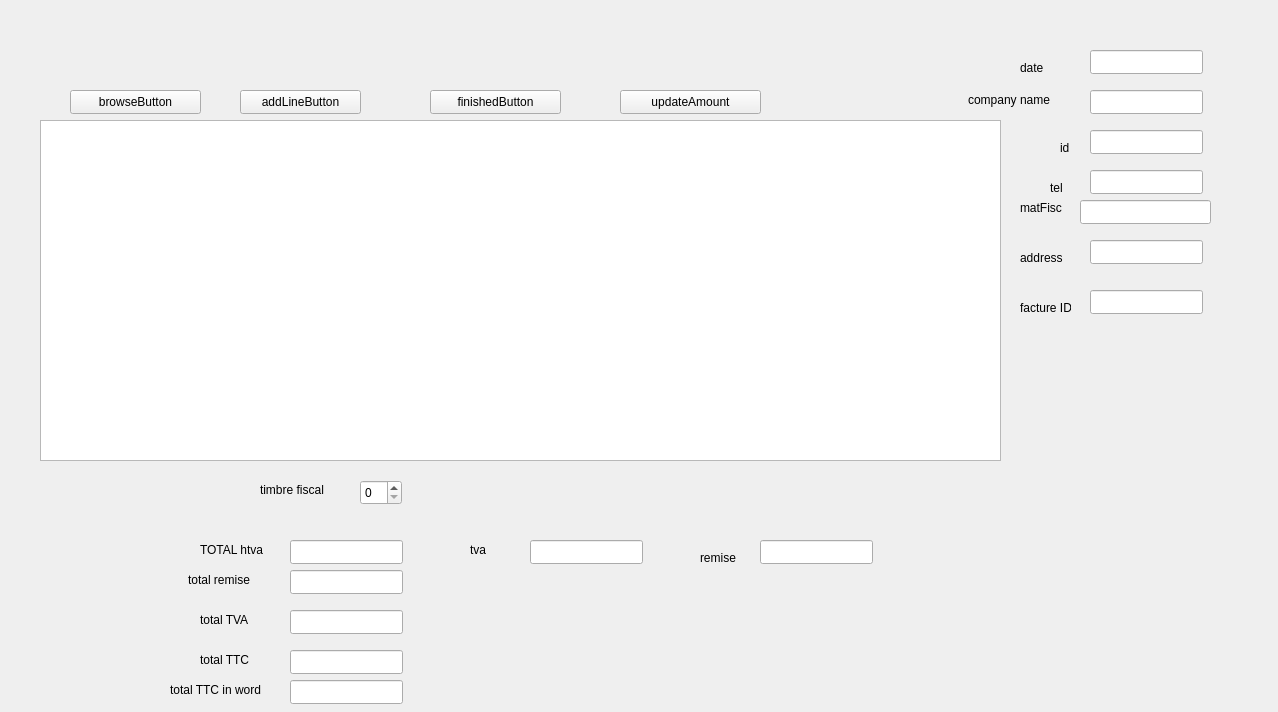
<?xml version="1.0" encoding="UTF-8"?>
<ui version="4.0">
 <class>Facture</class>
 <widget class="QWidget" name="Facture">
  <property name="geometry">
   <rect>
    <x>0</x>
    <y>0</y>
    <width>1278</width>
    <height>712</height>
   </rect>
  </property>
  <property name="windowTitle">
   <string>Form</string>
  </property>
  <widget class="QTableWidget" name="secondTable">
   <property name="geometry">
    <rect>
     <x>40</x>
     <y>120</y>
     <width>961</width>
     <height>341</height>
    </rect>
   </property>
  </widget>
  <widget class="QLineEdit" name="dateLabel">
   <property name="geometry">
    <rect>
     <x>1090</x>
     <y>50</y>
     <width>113</width>
     <height>24</height>
    </rect>
   </property>
  </widget>
  <widget class="QLabel" name="label">
   <property name="geometry">
    <rect>
     <x>1020</x>
     <y>60</y>
     <width>49</width>
     <height>16</height>
    </rect>
   </property>
   <property name="text">
    <string>date</string>
   </property>
  </widget>
  <widget class="QLineEdit" name="companyNameLabel">
   <property name="geometry">
    <rect>
     <x>1090</x>
     <y>90</y>
     <width>113</width>
     <height>24</height>
    </rect>
   </property>
  </widget>
  <widget class="QLineEdit" name="companyIdLabel">
   <property name="geometry">
    <rect>
     <x>1090</x>
     <y>130</y>
     <width>113</width>
     <height>24</height>
    </rect>
   </property>
  </widget>
  <widget class="QLineEdit" name="telBox">
   <property name="geometry">
    <rect>
     <x>1090</x>
     <y>170</y>
     <width>113</width>
     <height>24</height>
    </rect>
   </property>
  </widget>
  <widget class="QLineEdit" name="MatFiscspinBox">
   <property name="geometry">
    <rect>
     <x>1080</x>
     <y>200</y>
     <width>131</width>
     <height>24</height>
    </rect>
   </property>
  </widget>
  <widget class="QLineEdit" name="addressSpinBox">
   <property name="geometry">
    <rect>
     <x>1090</x>
     <y>240</y>
     <width>113</width>
     <height>24</height>
    </rect>
   </property>
  </widget>
  <widget class="QLineEdit" name="factureIdLabel">
   <property name="geometry">
    <rect>
     <x>1090</x>
     <y>290</y>
     <width>113</width>
     <height>24</height>
    </rect>
   </property>
  </widget>
  <widget class="QLineEdit" name="totalHTVALineEdit">
   <property name="geometry">
    <rect>
     <x>290</x>
     <y>540</y>
     <width>113</width>
     <height>24</height>
    </rect>
   </property>
  </widget>
  <widget class="QLineEdit" name="totalRemiseLineEdit">
   <property name="geometry">
    <rect>
     <x>290</x>
     <y>570</y>
     <width>113</width>
     <height>24</height>
    </rect>
   </property>
  </widget>
  <widget class="QLineEdit" name="totalTVALineEdit">
   <property name="geometry">
    <rect>
     <x>290</x>
     <y>610</y>
     <width>113</width>
     <height>24</height>
    </rect>
   </property>
  </widget>
  <widget class="QLineEdit" name="totalTTCLineEdit">
   <property name="geometry">
    <rect>
     <x>290</x>
     <y>650</y>
     <width>113</width>
     <height>24</height>
    </rect>
   </property>
  </widget>
  <widget class="QLineEdit" name="totalTTCInWordsLabel">
   <property name="geometry">
    <rect>
     <x>290</x>
     <y>680</y>
     <width>113</width>
     <height>24</height>
    </rect>
   </property>
  </widget>
  <widget class="QPushButton" name="addLineButton">
   <property name="geometry">
    <rect>
     <x>240</x>
     <y>90</y>
     <width>121</width>
     <height>24</height>
    </rect>
   </property>
   <property name="text">
    <string>addLineButton</string>
   </property>
  </widget>
  <widget class="QPushButton" name="finishedButton">
   <property name="geometry">
    <rect>
     <x>430</x>
     <y>90</y>
     <width>131</width>
     <height>24</height>
    </rect>
   </property>
   <property name="text">
    <string>finishedButton</string>
   </property>
  </widget>
  <widget class="QSpinBox" name="timbreFiscalSpinBox">
   <property name="geometry">
    <rect>
     <x>360</x>
     <y>480</y>
     <width>42</width>
     <height>25</height>
    </rect>
   </property>
  </widget>
  <widget class="QPushButton" name="update">
   <property name="geometry">
    <rect>
     <x>620</x>
     <y>90</y>
     <width>141</width>
     <height>24</height>
    </rect>
   </property>
   <property name="text">
    <string>updateAmount</string>
   </property>
  </widget>
  <widget class="QLineEdit" name="tvaSpinBox">
   <property name="geometry">
    <rect>
     <x>530</x>
     <y>540</y>
     <width>113</width>
     <height>24</height>
    </rect>
   </property>
  </widget>
  <widget class="QLineEdit" name="remiseSpinBox">
   <property name="geometry">
    <rect>
     <x>760</x>
     <y>540</y>
     <width>113</width>
     <height>24</height>
    </rect>
   </property>
  </widget>
  <widget class="QLabel" name="label_2">
   <property name="geometry">
    <rect>
     <x>260</x>
     <y>480</y>
     <width>81</width>
     <height>20</height>
    </rect>
   </property>
   <property name="text">
    <string>timbre fiscal</string>
   </property>
  </widget>
  <widget class="QLabel" name="label_3">
   <property name="geometry">
    <rect>
     <x>470</x>
     <y>540</y>
     <width>61</width>
     <height>20</height>
    </rect>
   </property>
   <property name="text">
    <string>tva</string>
   </property>
  </widget>
  <widget class="QLabel" name="label_4">
   <property name="geometry">
    <rect>
     <x>700</x>
     <y>550</y>
     <width>49</width>
     <height>16</height>
    </rect>
   </property>
   <property name="text">
    <string>remise</string>
   </property>
  </widget>
  <widget class="QLabel" name="label_5">
   <property name="geometry">
    <rect>
     <x>968</x>
     <y>90</y>
     <width>91</width>
     <height>20</height>
    </rect>
   </property>
   <property name="text">
    <string>company name</string>
   </property>
  </widget>
  <widget class="QLabel" name="label_6">
   <property name="geometry">
    <rect>
     <x>1060</x>
     <y>140</y>
     <width>49</width>
     <height>16</height>
    </rect>
   </property>
   <property name="text">
    <string>id</string>
   </property>
  </widget>
  <widget class="QLabel" name="label_7">
   <property name="geometry">
    <rect>
     <x>1050</x>
     <y>180</y>
     <width>49</width>
     <height>16</height>
    </rect>
   </property>
   <property name="text">
    <string>tel</string>
   </property>
  </widget>
  <widget class="QLabel" name="label_8">
   <property name="geometry">
    <rect>
     <x>1020</x>
     <y>200</y>
     <width>49</width>
     <height>16</height>
    </rect>
   </property>
   <property name="text">
    <string>matFisc</string>
   </property>
  </widget>
  <widget class="QLabel" name="label_9">
   <property name="geometry">
    <rect>
     <x>1020</x>
     <y>250</y>
     <width>49</width>
     <height>16</height>
    </rect>
   </property>
   <property name="text">
    <string>address</string>
   </property>
  </widget>
  <widget class="QLabel" name="label_10">
   <property name="geometry">
    <rect>
     <x>1020</x>
     <y>300</y>
     <width>51</width>
     <height>16</height>
    </rect>
   </property>
   <property name="text">
    <string>facture ID</string>
   </property>
  </widget>
  <widget class="QLabel" name="label_11">
   <property name="geometry">
    <rect>
     <x>200</x>
     <y>540</y>
     <width>71</width>
     <height>20</height>
    </rect>
   </property>
   <property name="text">
    <string>TOTAL htva</string>
   </property>
  </widget>
  <widget class="QLabel" name="label_12">
   <property name="geometry">
    <rect>
     <x>188</x>
     <y>570</y>
     <width>71</width>
     <height>20</height>
    </rect>
   </property>
   <property name="text">
    <string>total remise</string>
   </property>
  </widget>
  <widget class="QLabel" name="label_13">
   <property name="geometry">
    <rect>
     <x>200</x>
     <y>610</y>
     <width>61</width>
     <height>20</height>
    </rect>
   </property>
   <property name="text">
    <string>total TVA</string>
   </property>
  </widget>
  <widget class="QLabel" name="label_14">
   <property name="geometry">
    <rect>
     <x>200</x>
     <y>650</y>
     <width>61</width>
     <height>20</height>
    </rect>
   </property>
   <property name="text">
    <string>total TTC</string>
   </property>
  </widget>
  <widget class="QLabel" name="label_15">
   <property name="geometry">
    <rect>
     <x>170</x>
     <y>680</y>
     <width>101</width>
     <height>20</height>
    </rect>
   </property>
   <property name="text">
    <string>total TTC in word</string>
   </property>
  </widget>
  <widget class="QPushButton" name="browseButton">
   <property name="geometry">
    <rect>
     <x>70</x>
     <y>90</y>
     <width>131</width>
     <height>24</height>
    </rect>
   </property>
   <property name="text">
    <string>browseButton</string>
   </property>
  </widget>
 </widget>
 <resources/>
 <connections/>
</ui>
